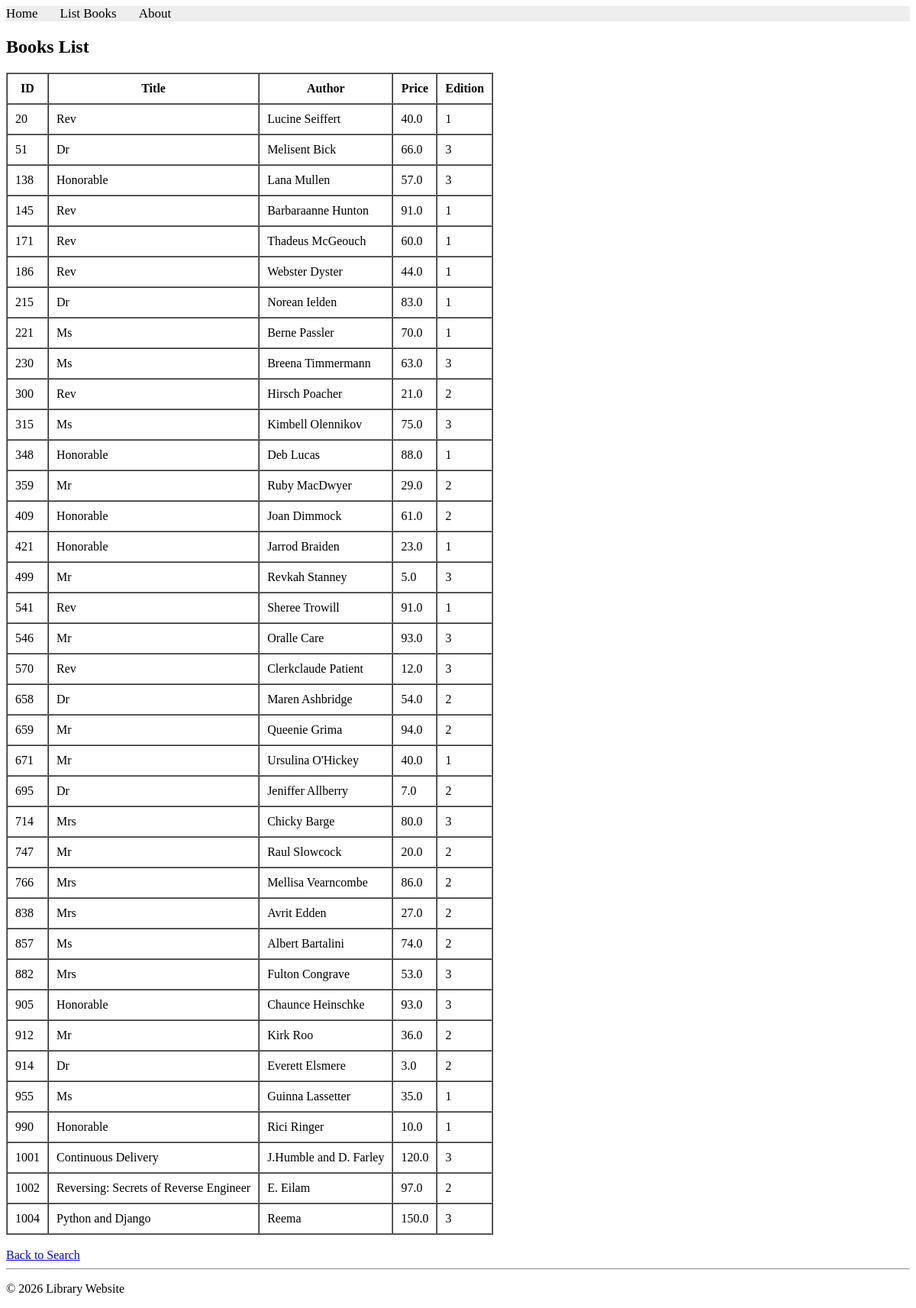
The app's page /books/lab8/task3 with its own data.
### apps/bookmodule/models.py (models this page shows)
class Book(models.Model):
    title = models.CharField(max_length=50)
    author = models.CharField(max_length=50)
    price = models.FloatField(default=0.0)
    edition = models.SmallIntegerField(default=1)

### apps/bookmodule/views.py (the view)
def lab8_task3(request):
    books = Book.objects.filter(
        Q(edition__lte=3) &
        (~Q(title__icontains='qu') | ~Q(author__icontains='qu'))
    )
    return render(request, 'bookmodule/bookList.html', {'books': books})

### apps/templates/bookmodule/bookList.html (shortened to what this page needs)
{% extends "layouts/base.html" %}
{% block content %}
<h2>Books List</h2>
{% if books %}
    <table border="1" cellpadding="10" cellspacing="0">
        <tr>
            <th>ID</th>
            <th>Title</th>
            <th>Author</th>
            <th>Price</th>
            <th>Edition</th>
        </tr>
        {% for book in books %}
        <tr>
            <td>{{ book.id }}</td>
            <td>{{ book.title }}</td>
            <td>{{ book.author }}</td>
            <td>{{ book.price }}</td>
            <td>{{ book.edition }}</td>
        </tr>
        {% endfor %}
    </table>
{% else %}
    <p>No books found.</p>
{% endif %}
<br>
<a href="/books/search">Back to Search</a>
{% endblock content %}

### records on screen
Book: id "20", title "Rev", author "Lucine Seiffert", price "40.0", edition "1"
Book: id "51", title "Dr", author "Melisent Bick", price "66.0", edition "3"
Book: id "138", title "Honorable", author "Lana Mullen", price "57.0", edition "3"
Book: id "145", title "Rev", author "Barbaraanne Hunton", price "91.0", edition "1"
Book: id "171", title "Rev", author "Thadeus McGeouch", price "60.0", edition "1"
Book: id "186", title "Rev", author "Webster Dyster", price "44.0", edition "1"
Book: id "215", title "Dr", author "Norean Ielden", price "83.0", edition "1"
Book: id "221", title "Ms", author "Berne Passler", price "70.0", edition "1"
Book: id "230", title "Ms", author "Breena Timmermann", price "63.0", edition "3"
Book: id "300", title "Rev", author "Hirsch Poacher", price "21.0", edition "2"
Book: id "315", title "Ms", author "Kimbell Olennikov", price "75.0", edition "3"
Book: id "348", title "Honorable", author "Deb Lucas", price "88.0", edition "1"
Book: id "359", title "Mr", author "Ruby MacDwyer", price "29.0", edition "2"
Book: id "409", title "Honorable", author "Joan Dimmock", price "61.0", edition "2"
Book: id "421", title "Honorable", author "Jarrod Braiden", price "23.0", edition "1"
Book: id "499", title "Mr", author "Revkah Stanney", price "5.0", edition "3"
Book: id "541", title "Rev", author "Sheree Trowill", price "91.0", edition "1"
Book: id "546", title "Mr", author "Oralle Care", price "93.0", edition "3"
Book: id "570", title "Rev", author "Clerkclaude Patient", price "12.0", edition "3"
Book: id "658", title "Dr", author "Maren Ashbridge", price "54.0", edition "2"
Book: id "659", title "Mr", author "Queenie Grima", price "94.0", edition "2"
Book: id "671", title "Mr", author "Ursulina O'Hickey", price "40.0", edition "1"
Book: id "695", title "Dr", author "Jeniffer Allberry", price "7.0", edition "2"
Book: id "714", title "Mrs", author "Chicky Barge", price "80.0", edition "3"
Book: id "747", title "Mr", author "Raul Slowcock", price "20.0", edition "2"
Book: id "766", title "Mrs", author "Mellisa Vearncombe", price "86.0", edition "2"
Book: id "838", title "Mrs", author "Avrit Edden", price "27.0", edition "2"
Book: id "857", title "Ms", author "Albert Bartalini", price "74.0", edition "2"
Book: id "882", title "Mrs", author "Fulton Congrave", price "53.0", edition "3"
Book: id "905", title "Honorable", author "Chaunce Heinschke", price "93.0", edition "3"
Book: id "912", title "Mr", author "Kirk Roo", price "36.0", edition "2"
Book: id "914", title "Dr", author "Everett Elsmere", price "3.0", edition "2"
Book: id "955", title "Ms", author "Guinna Lassetter", price "35.0", edition "1"
Book: id "990", title "Honorable", author "Rici Ringer", price "10.0", edition "1"
Book: id "1001", title "Continuous Delivery", author "J.Humble and D. Farley", price "120.0", edition "3"
Book: id "1002", title "Reversing: Secrets of Reverse Engineer", author "E. Eilam", price "97.0", edition "2"
Book: id "1004", title "Python and Django", author "Reema", price "150.0", edition "3"
